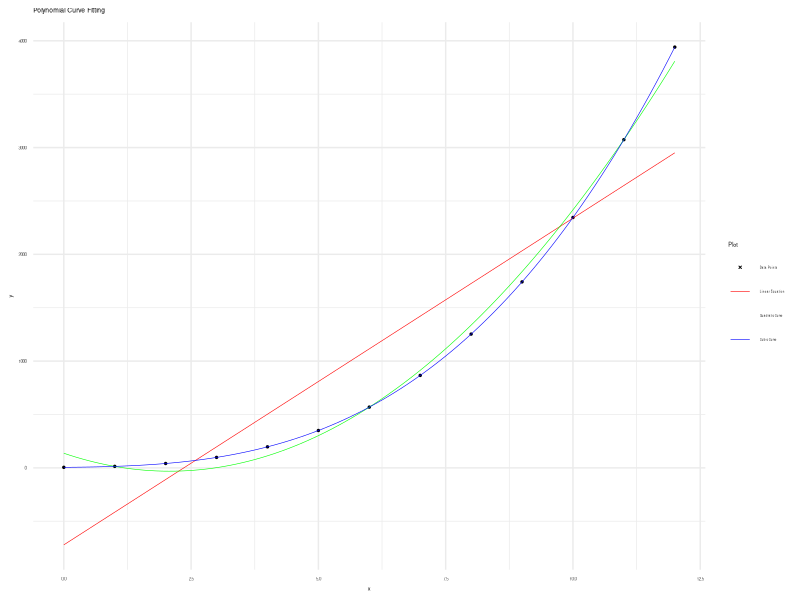

This chart was generated by the following R code:
library(readr)
library(ggplot2)
library(R6)

CurveFitting <- R6Class("CurveFitting",

  public = list(
    xs  = NULL, ys  = NULL,
    lm1 = NULL, lm2 = NULL, lm3 = NULL,
    xp  = NULL, yp1 = NULL, yp2 = NULL, yp3 = NULL,

    initialize = function(xs, ys) {
      self$xs <- xs
      self$ys <- ys
    },

    generate_regressions = function() {
      # Keep the variable name for data frame
      x_values <- self$xs
    
      # Independent x values.
      self$xp <- seq(
        min(x_values), max(x_values),
        length.out = 100)

      # Generate values for the linear regression
      self$lm1 <- lm(self$ys ~
        poly(x_values, 1, raw = TRUE))
      self$yp1 <- predict(self$lm1,
        newdata = data.frame(x_values = self$xp))

      # Generate values for the quadratic regression
      self$lm2 <- lm(self$ys ~
        poly(x_values, 2, raw = TRUE))
      self$yp2 <- predict(self$lm2,
        newdata = data.frame(x_values = self$xp))

      # Generate values for the cubic regression
      self$lm3 <- lm(self$ys ~
        poly(x_values, 3, raw = TRUE))
      self$yp3 <- predict(self$lm3,
        newdata = data.frame(x_values = self$xp))
    },

    show_coeff = function(order, lm_model) {
      # Define a named vector
      # to map order numbers to curve types
      coeff_text <- c(
        "(a, b)" = 1, "(a, b, c)" = 2,
        "(a, b, c, d)" = 3)
      order_text <- c(
        "Linear" = 1, "Quadratic" = 2, "Cubic" = 3)

      # Print the curve type
      cat(paste("Using lm_model :",
        names(order_text)[order], "\n"))

      # Coefficients
      coefficients <- coef(lm_model)

      # Reverse order to match output
      coefficients <- coefficients[
        length(coefficients):1]

      # Print coefficients
      cat("Coefficients ",
        names(coeff_text)[order], ":\n\t",
        coefficients, "\n")
    },

    show_coeffs = function() {
      self$show_coeff(1, self$lm1)
      self$show_coeff(2, self$lm2)
      self$show_coeff(3, self$lm3)
    },

    create_plot = function() {
      # Create data frame for ggplot2
      data <- data.frame(x = self$xs, y = self$ys)

      # Plot using ggplot2
      plot <- ggplot(data,
          aes(x = x, y = y, color = "Data Points")) +
        geom_point(size = 0.5) +
        geom_line(
          data = data.frame(x = self$xp, y = self$yp1),
          aes(x = x, y = y, color = "Linear Equation"),
          linewidth = 0.2) +
        geom_line(
          data = data.frame(x = self$xp, y = self$yp2),
          aes(x = x, y = y, color = "Quadratic Curve"),
          linewidth = 0.2) +
        geom_line(
          data = data.frame(x = self$xp, y = self$yp3),
          aes(x = x, y = y, color = "Cubic Curve"),
          linewidth = 0.2) +
        labs(
          x = "x", y = "y",
          title = "Polynomial Curve Fitting") +
        theme_minimal() +
        theme(
          legend.position = "right",
          legend.text = element_text(size = 2),
          text = element_text(size = 4)
        ) +
        scale_color_manual(
          name = "Plot",
          breaks = c(
            "Data Points",
            "Linear Equation",
            "Quadratic Curve",
            "Cubic Curve"),
          values = c(
            "Data Points" = "black",
            "Linear Equation" = "red", 
            "Quadratic Curve" = "green", 
            "Cubic Curve" = "blue")) +
        guides(
          color = guide_legend(
            override.aes = list(
              shape = c(4, NA), linetype = c(0, 1))
          )
        )

      # Save plot as PNG
      ggsave("19-lm-merge.png", plot,
        width = 800, height = 400, units = "px")
    }
  )
)

# Read data from CSV file
series <- read_csv("series.csv", show_col_types = FALSE)

# Create CurveFitting object
# Perform linear regression, display, and plot
curve_fitting <- CurveFitting$new(series$xs, series$ys3)
curve_fitting$generate_regressions()
curve_fitting$show_coeffs()
curve_fitting$create_plot()
